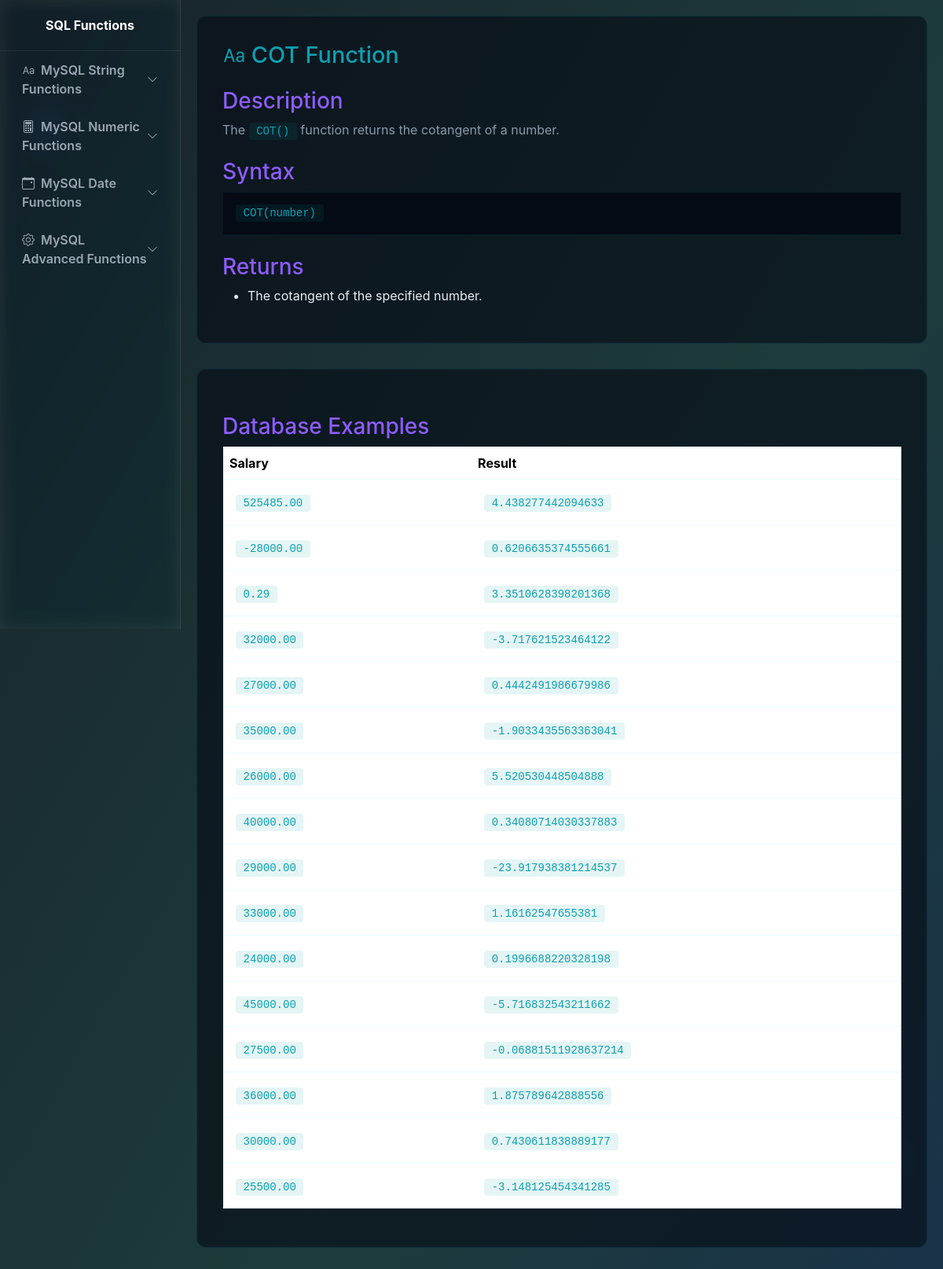
/pages/numeric/cot.php, run on the app's committed database.
### tables this page shows
CREATE TABLE `employee` (
  `ID` int(11) NOT NULL,
  `Name` varchar(50) NOT NULL,
  `Department` varchar(50) NOT NULL,
  `Salary` decimal(10,2) NOT NULL,
  `Hire_Date` date NOT NULL
);

### pages/numeric/cot.php (the view, shortened to what this page needs)
<!DOCTYPE html>
<html lang="en">
<head>
  <link href="https://cdn.jsdelivr.net/npm/bootstrap@5.3.2/dist/css/bootstrap.min.css" rel="stylesheet">
  <link href="https://cdn.jsdelivr.net/npm/bootstrap-icons@1.10.5/font/bootstrap-icons.css" rel="stylesheet">
    <link href="../../style.css" rel="stylesheet">
</head>
<body>
  <aside class="sidebar" id="sidebar">
    <div class="brand">
      <div class="fw-bold">SQL Functions</div>
    </div>
    <nav class="px-2">
      <a class="nav-link d-flex justify-content-between align-items-center"
         data-bs-toggle="collapse" href="#stringFunctions" role="button"
         aria-expanded="false" aria-controls="stringFunctions">
        <span><i class="bi bi-type me-2"></i>MySQL String Functions</span>
        <i class="bi bi-chevron-down small"></i>
      </a>
      <a class="nav-link d-flex justify-content-between align-items-center"
         data-bs-toggle="collapse" href="#numericFunctions" role="button"
         aria-expanded="false" aria-controls="numericFunctions">
        <span><i class="bi bi-calculator me-2"></i>MySQL Numeric Functions</span>
        <i class="bi bi-chevron-down small"></i>
      </a>
      <a class="nav-link d-flex justify-content-between align-items-center"
         data-bs-toggle="collapse" href="#dateFunctions" role="button"
         aria-expanded="false" aria-controls="dateFunctions">
        <span><i class="bi bi-calendar-event me-2"></i>MySQL Date Functions</span>
        <i class="bi bi-chevron-down small"></i>
      </a>
      <a class="nav-link d-flex justify-content-between align-items-center"
         data-bs-toggle="collapse" href="#advancedFunctions" role="button"
         aria-expanded="false" aria-controls="advancedFunctions">
        <span><i class="bi bi-gear me-2"></i>MySQL Advanced Functions</span>
        <i class="bi bi-chevron-down small"></i>
      </a>
    </nav>
  </aside>
<div class="page-content">
  <div class="function-card">
    <h2><i class="bi bi-type me-2"></i>COT Function</h2>
    <h3>Description</h3>
    <p>The <code>COT()</code> function returns the cotangent of a number.</p>
    <h3>Syntax</h3>
    <pre><code>COT(number)</code></pre>
    <h3>Returns</h3>
    <ul style="color: #e6eef3;">
      <li>The cotangent of the specified number.</li>
    </ul>
  </div>
  <div class="function-card">
    <h3>Database Examples</h3>
    <table class="table example-table">
      <thead>
        <tr>
          <th>Salary</th>
          <th>Result</th>
        </tr>
      </thead>
      <tbody>
        <?php
          include "../../config.php";
              $sql = "SELECT ID, Name, Salary, COT(Salary) AS result FROM employee LIMIT 20";
              $result = $conn->query($sql);
              if ($result) {
                while ($row = $result->fetch_assoc()) {
                  echo "<tr>";
                  echo "<td><code>" . htmlspecialchars($row['Salary']) . "</code></td>";
                  echo "<td><code>" . htmlspecialchars($row['result']) . "</code></td>";
                  echo "</tr>";
                }
              } else {
                echo "<tr><td colspan=\"4\">Query error: " . htmlspecialchars($conn->error) . "</td></tr>";
              }
        ?>
      </tbody>
    </table>
  </div>
</body>
</html>

### style.css (style rules this page uses)
:root { --bg:#0B0F16; --card: rgba(255,255,255,0.05); --glass: rgba(255, 255, 255, 0.06); --glass1: rgba(13, 43, 70, 0.712); --accent1:#00E5FF; --accent2:#8E5CFF; --accent3:#0ca0b1; --muted:#9AA7B2; --glass-border: rgba(255,255,255,0.08); --cardA: rgba(69, 47, 140, 0.701); }
body { margin: 0; font-family: Inter, system-ui, -apple-system, "Segoe UI", Roboto, "Helvetica Neue", Arial; color: #e6eef3; min-height: 100vh; background: radial-gradient(600px 400px at 10% 10%, rgba(92,110,255,0.06), transparent 8%), radial-gradient(700px 450px at 90% 90%, rgba(0,229,168,0.04), transparent 8%); position: relative; overflow-x: hidden; }
.sidebar { width: 230px; position: fixed; height: 100vh; top: 0; left: 0; background: var(--glass); backdrop-filter: blur(10px) saturate(120%); border-right: 1px solid var(--glass-border); color: white; display: flex; flex-direction: column; transition: all .3s ease; z-index: 3000; overflow: hidden; }
.sidebar .brand { text-align: center; padding: 20px; border-bottom: 1px solid var(--glass-border); }
.sidebar nav { flex: 1; overflow-y: auto; padding-bottom: 20px; }
.sidebar nav a, .sidebar nav .nav-link { display: block; color: var(--muted); padding: 12px 20px; text-decoration: none; font-weight: 600; border-radius: 8px; transition: all .2s; }
.page-content { margin-left: 230px; padding: 20px; background: transparent; transition: margin-left .3s; }
h2, h3, h5, h6 { color: var(--accent1); }
.function-card { background: rgba(6, 11, 20, 0.6); border: 1px solid rgba(0, 229, 255, 0.1); border-radius: 12px; padding: 2rem; margin-bottom: 2rem; }
.function-card h2 { color: var(--accent3); font-size: 1.8rem; }
.function-card h3 { color: var(--accent2); margin-top: 1.5rem; }
.function-card p { color: #8a9aaa; }
.function-card code { background: rgba(0, 155, 155, 0.1); color: var(--accent3); padding: 0.2rem 0.6rem; border-radius: 4px; font-family: "Courier New", monospace; }
.function-card pre { background: rgba(6, 11, 20, 0.9); border: 1px solid rgba(0, 229, 255, 0.08); padding: 1rem; overflow-x: auto; color: var(--accent3); }
.example-table { background: rgba(6, 11, 20, 0.5); border: 1px solid rgba(0, 229, 255, 0.08); border-radius: 8px; }
.example-table thead { background: rgba(6, 11, 20, 0.8); color: var(--accent3); }
.example-table td { color: #7a8a99; padding: 1rem; }

### data on the page
employee: Salary "525485.00", result "4.438277442094633"
employee: Salary "-28000.00", result "0.6206635374555661"
employee: Salary "0.29", result "3.3510628398201368"
employee: Salary "32000.00", result "-3.717621523464122"
employee: Salary "27000.00", result "0.4442491986679986"
employee: Salary "35000.00", result "-1.9033435563363041"
employee: Salary "26000.00", result "5.520530448504888"
employee: Salary "40000.00", result "0.34080714030337883"
employee: Salary "29000.00", result "-23.917938381214537"
employee: Salary "33000.00", result "1.16162547655381"
employee: Salary "24000.00", result "0.1996688220328198"
employee: Salary "45000.00", result "-5.716832543211662"
employee: Salary "27500.00", result "-0.06881511928637214"
employee: Salary "36000.00", result "1.875789642888556"
employee: Salary "30000.00", result "0.7430611838889177"
employee: Salary "25500.00", result "-3.148125454341285"
